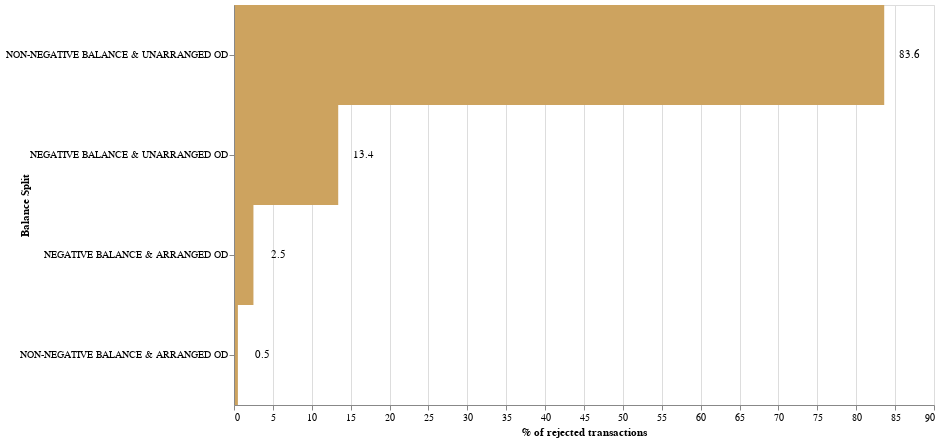

The code cell stored with this chart in its notebook:
### Code cell
bars = (
    alt.Chart(balance_split_df)
    .mark_rect(color=wheat, size=50)
    .encode(
        alt.X("percentage:Q", title="% of rejected transactions"),
        alt.Y("balance_split:N", title="Balance Split", sort="-x"),
    )
    .properties(width=700, height=400)
)

text = bars.mark_text(
    align="center",
    baseline="middle",
    dx=25,  # Nudges text to right so it doesn't appear on top of the bar
).encode(text="percentage:Q")

(bars + text).configure_axis(labelLimit=1000)

### Figure 1 — Vega-Lite specification as saved in the notebook (floating-point values rounded to 4 significant figures)
{"config": {"view": {"continuousWidth": 400, "continuousHeight": 300}, "axis": {"labelLimit": 1000}}, "layer": [{"mark": {"type": "rect", "color": "#CDA35F", "size": 50}, "encoding": {"x": {"type": "quantitative", "field": "percentage", "title": "% of rejected transactions"}, "y": {"type": "nominal", "field": "balance_split", "sort": "-x", "title": "Balance Split"}}, "height": 400, "width": 700}, {"mark": {"type": "text", "align": "center", "baseline": "middle", "dx": 25}, "encoding": {"text": {"type": "quantitative", "field": "percentage"}, "x": {"type": "quantitative", "field": "percentage", "title": "% of rejected transactions"}, "y": {"type": "nominal", "field": "balance_split", "sort": "-x", "title": "Balance Split"}}, "height": 400, "width": 700}], "data": {"name": "data-15d3464fdb8c2514aa070a677e88488a"}, "$schema": "https://vega.github.io/schema/vega-lite/v4.8.1.json", "datasets": {"data-15d3464fdb8c2514aa070a677e88488a": [{"balance_split": "NON-NEGATIVE BALANCE & UNARRANGED OD", "id": 3644326, "mcc": 3644326, "link_id_bigint": 3644326, "merchant_name": 3644326, "terminal_id": 3644326, "user_created": 3644326, "txn_created": 3644326, "txn_amount_eur": 3644326, "od_enabled": 3644326, "arranged_od_limit_eur": 3644326, "min_balance_in_txn_day": 3644326, "max_balance_in_txn_day": 3644326, "primary_balance": 3644326, "spaces_balance": 3644326, "total_balance": 3644326, "tnc_country_group": 3644326, "product_id": 3644326, "created_month": 3644326, "percentage": 83.6}, {"balance_split": "NEGATIVE BALANCE & UNARRANGED OD", "id": 585370, "mcc": 585370, "link_id_bigint": 585370, "merchant_name": 585370, "terminal_id": 585370, "user_created": 585370, "txn_created": 585370, "txn_amount_eur": 585370, "od_enabled": 585370, "arranged_od_limit_eur": 585370, "min_balance_in_txn_day": 585370, "max_balance_in_txn_day": 585370, "primary_balance": 585370, "spaces_balance": 585370, "total_balance": 585370, "tnc_country_group": 585370, "product_id": 585370, "created_month": 585370, "percentage": 13.4}, {"balance_split": "NEGATIVE BALANCE & ARRANGED OD", "id": 109276, "mcc": 109276, "link_id_bigint": 109276, "merchant_name": 109276, "terminal_id": 109276, "user_created": 109276, "txn_created": 109276, "txn_amount_eur": 109276, "od_enabled": 109276, "arranged_od_limit_eur": 109276, "min_balance_in_txn_day": 109276, "max_balance_in_txn_day": 109276, "primary_balance": 109276, "spaces_balance": 109276, "total_balance": 109276, "tnc_country_group": 109276, "product_id": 109276, "created_month": 109276, "percentage": 2.5}, {"balance_split": "NON-NEGATIVE BALANCE & ARRANGED OD", "id": 19662, "mcc": 19662, "link_id_bigint": 19662, "merchant_name": 19662, "terminal_id": 19662, "user_created": 19662, "txn_created": 19662, "txn_amount_eur": 19662, "od_enabled": 19662, "arranged_od_limit_eur": 19662, "min_balance_in_txn_day": 19662, "max_balance_in_txn_day": 19662, "primary_balance": 19662, "spaces_balance": 19662, "total_balance": 19662, "tnc_country_group": 19662, "product_id": 19662, "created_month": 19662, "percentage": 0.5}]}}
